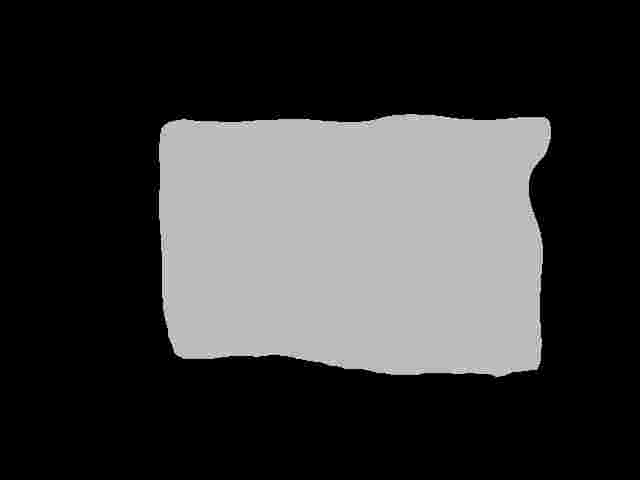
#> input picture output.jpg, 640 x 480 px
$ python get_points.py   (Python 2 division)
#> lines starting #> are read from the running program, lines starting #| are printed output that depends on the picture
from skimage_infer import infer_cnn

from skimage import io, measure, feature
import numpy as np
import matplotlib.pyplot as plt

from skimage.color import rgb2gray
from skimage.filters import gaussian
from skimage.segmentation import active_contour

from skimage.feature import corner_harris, corner_subpix, corner_peaks
from skimage.transform import warp, AffineTransform

from skimage.measure import label, regionprops
from skimage.morphology import closing, square
from skimage.color import label2rgb
from skimage.measure import find_contours, approximate_polygon

import matplotlib.patches as mpatches

def get_points(origin):
	infer = infer_cnn(origin)
	print type(infer), infer.shape
        edges = feature.canny(infer)
        label_edge, num_of_labels = label(edges, return_num=True, connectivity=2)
	points_list = []
        print "num_of_labels", num_of_labels
	for i in range(1, num_of_labels+1):
		index_array = np.argwhere(np.where(label_edge == i, 1, 0))
		left_most = np.amin(index_array, axis=0)[1]
		right_most = np.amax(index_array, axis=0)[1]
		up_most = np.amin(index_array, axis=0)[0]
		down_most = np.amax(index_array, axis=0)[0]

		left_up_point = [left_most, up_most]
		left_down_point = [left_most, down_most]
		right_down_point = [right_most, down_most]
		right_up_point = [right_most, up_most]
		points_list.append(left_up_point)
		points_list.append(left_down_point)
		points_list.append(right_down_point)
		points_list.append(right_up_point)
                print len(points_list)
	return np.array(points_list)

def get_approx_contour(bw_img):

    plt.imshow(bw_img)
    for contour in find_contours(bw_img, 0):
        coords = approximate_polygon(contour, tolerance=30)
        plt.plot(coords[:,1], coords[:,0])

    plt.show()


def test_approx_contour():
    img = io.imread("output.jpg")
#> img is the input picture: shape (480, 640); min 0, max 27, mean 6.1
    img = rgb2gray(img)
    get_approx_contour(img)
#> the loop in get_approx_contour, `for contour in find_contours(bw_img, 0):` made 243 passes
#> coords on passes 1 to 3: [[113, 186], [113, 186]], [[115, 273], [115, 273]], [[117, 306], [117, 306]]
#> in get_approx_contour, `plt.show()`:
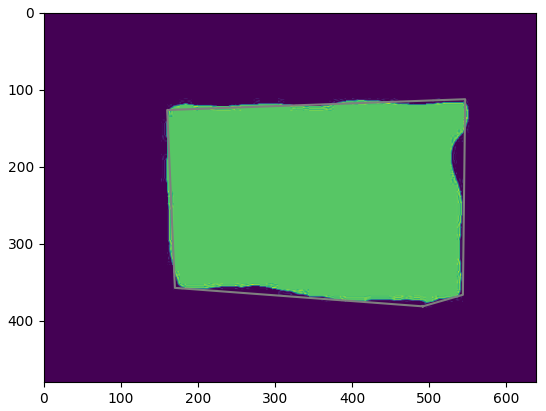
#> figure drawn by matplotlib, 1 panel


if __name__ == "__main__":
	#origin = io.imread('origin.jpg')
	#print (get_points(origin))
        #infer = infer_cnn(origin)
        test_approx_contour()
